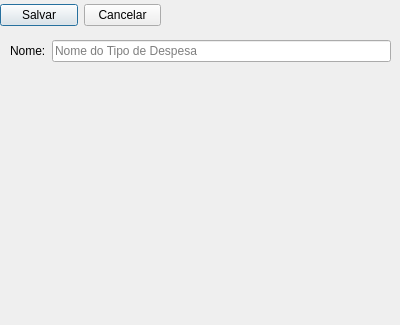
<?xml version="1.0" encoding="UTF-8"?>
<ui version="4.0">
 <class>Dialog</class>
 <widget class="QDialog" name="Dialog">
  <property name="geometry">
   <rect>
    <x>0</x>
    <y>0</y>
    <width>400</width>
    <height>325</height>
   </rect>
  </property>
  <property name="windowTitle">
   <string>Cadastro de Tipo de Despesa - Eventos</string>
  </property>
  <widget class="QWidget" name="horizontalLayoutWidget">
   <property name="geometry">
    <rect>
     <x>0</x>
     <y>0</y>
     <width>161</width>
     <height>31</height>
    </rect>
   </property>
   <layout class="QHBoxLayout" name="horizontalLayout">
    <item>
     <widget class="QPushButton" name="pushButtonSalvar">
      <property name="text">
       <string>Salvar</string>
      </property>
     </widget>
    </item>
    <item>
     <widget class="QPushButton" name="pushButtonCancelar">
      <property name="text">
       <string>Cancelar</string>
      </property>
     </widget>
    </item>
   </layout>
  </widget>
  <widget class="QWidget" name="formLayoutWidget">
   <property name="geometry">
    <rect>
     <x>10</x>
     <y>40</y>
     <width>381</width>
     <height>24</height>
    </rect>
   </property>
   <layout class="QFormLayout" name="formLayout">
    <item row="0" column="0">
     <widget class="QLabel" name="labelNome">
      <property name="text">
       <string>Nome:</string>
      </property>
     </widget>
    </item>
    <item row="0" column="1">
     <widget class="QLineEdit" name="lineEditNome">
      <property name="placeholderText">
       <string>Nome do Tipo de Despesa</string>
      </property>
     </widget>
    </item>
   </layout>
  </widget>
 </widget>
 <tabstops>
  <tabstop>lineEditNome</tabstop>
  <tabstop>pushButtonSalvar</tabstop>
  <tabstop>pushButtonCancelar</tabstop>
 </tabstops>
 <resources/>
 <connections/>
</ui>
